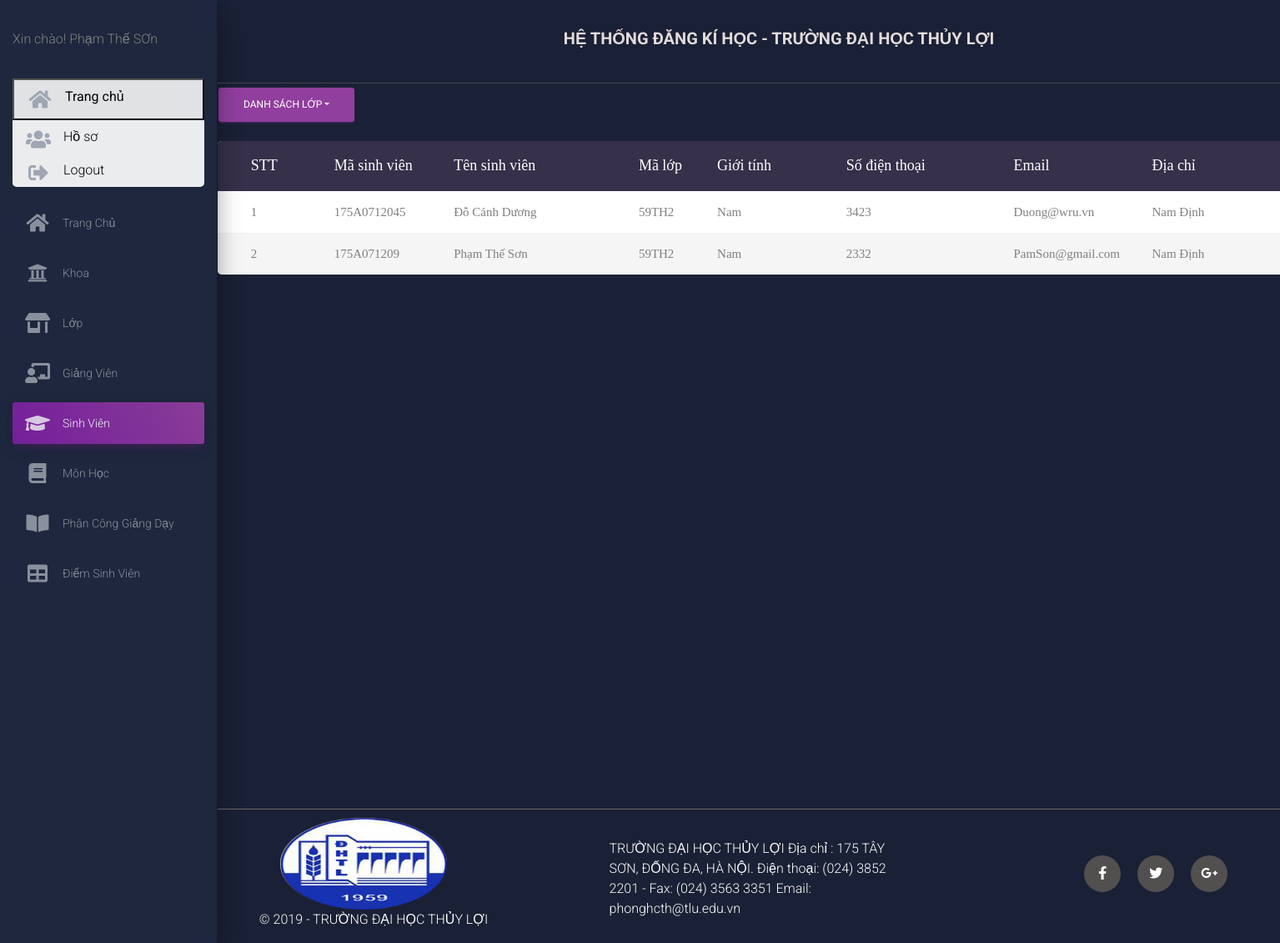
Page /TrangSauDangNhap/SinhVien.php (signed in) on the committed database.
### tables this page shows
CREATE TABLE `sinhvien` (
  `MaSV` varchar(30) NOT NULL COMMENT 'Mã Sinh Viên',
  `TenSV` varchar(50) NOT NULL COMMENT 'Tên Sinh Viên',
  `MaLop` varchar(30) NOT NULL,
  `GioiTinh` varchar(5) NOT NULL COMMENT 'Sex',
  `SĐT` varchar(11) NOT NULL COMMENT 'Số điện thoại',
  `Email` varchar(32) NOT NULL,
  `DiaChi` varchar(50) NOT NULL
);

### TrangSauDangNhap/SinhVien.php (the view, shortened to what this page needs)
<?php
include ('head.php');
include ("leftBody.php");
?>
<div class="sidebar-wrapper">
        <ul class="nav menu">
                    <li class="nav-item   ">
                        <a class="nav-link" href="admin.php">
                        <i class="fas fa-home"></i>
                            <p>Trang chủ</p>
                        </a>
                    </li>
                    <li class="nav-item ">
                        <a class="nav-link" href="Khoa.php">
                        <i class="fas fa-university"></i>
                            <p>Khoa</p>
                        </a>
                    </li>
                    <li class="nav-item ">
                        <a class="nav-link" href="Lop.php">
                        <i class="fas fa-store-alt"></i>
                            <p>Lớp</p>
                        </a>
                    </li>
                    <li class="nav-item ">
                        <a class="nav-link" href="GiangVien.php">
                        <i class="fas fa-chalkboard-teacher"></i>
                            <p>Giảng viên</p>
                        </a>
                    </li>
                    <li class="nav-item active">
                        <a class="nav-link" href="SinhVien.php?class=">
                        <i class="fas fa-graduation-cap"></i>
                            <p>Sinh viên</p>
                        </a>
                    </li>
                    <li class="nav-item ">
                        <a class="nav-link" href="MonHoc.php">
                        <i class="fas fa-book"></i>
                            <p>Môn học</p>
                        </a>
                    </li>
                    <li class="nav-item ">
                        <a class="nav-link" href="ChiTietMH.php">
                        <i class="fas fa-book-open"></i>
                            <p>Phân công giảng dạy</p>
                        </a>
                    </li>
                    <li class="nav-item ">
                        <a class="nav-link" href="DiemSV.php?class=&lopmh=">
                        <i class="fas fa-table"></i>
                            <p>Điểm sinh viên</p>
                        </a>
                    </li>
        </ul>
	  </div>
	  </div>
    </div>
<div class="col-sm-10 page_right">
    <?php
    include ("headerLogin.php");
    ?>
    <main>
    <?php include ("HoSoADMIN.php")?>
    <form class="form-inline md-form form-sm mt-0 search">
        <div class="dropdown">
        <button class="btn btn-primary dropdown-toggle" type="button" id="dropdownMenu1" data-toggle="dropdown"
        aria-haspopup="true" aria-expanded="false">Danh sách lớp</button>
        </div>
    </form>
    <div class="limiter">
		<div class="container-table100">
			<div class="wrap-table100">
				<div class="table100">
					<table>
						<thead>
							<tr class="table100-head">
								<th class="column1">STT</th>
								<th class="column2">Mã sinh viên</th>
								<th class="column3">Tên sinh viên</th>
								<th class="column4">Mã lớp</th>
                                <th class="column5">Giới tính</th>
                                <th class="column6">Số điện thoại</th>
                                <th class="column7">Email</th>
                                <th class="column8">Địa chỉ</th>
							</tr>
						</thead>
						<tbody>
                        <?php
                            $count = 1;
                            $sql1 = "SELECT * FROM sinhvien";
                            if(empty($_GET["class"]))
                            {
                                $result = mysqli_query($connect,$sql1);
                            }
                            if(mysqli_num_rows($result)>0)
                            {
                                while($row = mysqli_fetch_assoc($result))
                                {
                                    ?>
								<tr>
									<td class="column1"><?php echo $count++?></td>
									<td class="column2"><?php echo $row['MaSV']?></td>
									<td class="column3"><?php echo $row['TenSV']?></td>
									<td class="column4"><?php echo $row['MaLop']?></td>
									<td class="column5"><?php echo $row['GioiTinh']?></td>
                                    <td class="column6"><?php echo $row['SĐT']?></td>
                                    <td class="column7"><?php echo $row['Email']?></td>
									<td class="column8"><?php echo $row['DiaChi']?></td>
                                </tr>
                                <?php
                                 }
                             }
                             else
                             {
                                 echo("NO! Value");
                             }
                            ?>
						</tbody>
					</table>
				</div>
			</div>
		</div>
	</div>
    </main>
    <?php
    include ("footerLogin.php");
    ?>
</div>
<?php
include ("foot.php");
?>

### css/conchodan.css (style rules this page uses)
.limiter { width: 100%; margin: 0 auto; }
.container-table100 { width: 100%; min-height: 100vh; justify-content: center; flex-wrap: wrap; padding: 0px; }
.wrap-table100 { width: 1320px; }
table { border-spacing: 1; border-collapse: collapse; background: white; border-radius: 5px; overflow: hidden; width: 100%; margin: 0 auto; position: relative; }
table * { position: relative; }
table td, table th { padding-left: 8px; }
table thead tr { height: 60px; background: #36304a; }
table tbody tr { height: 50px; }
table tbody tr:last-child { border: 0; }
table td, table th { text-align: left; }
.table100-head th { font-family: OpenSans-Regular; font-size: 18px; color: #fff; line-height: 1.2; font-weight: unset; }
tbody tr:nth-child(even) { background-color: #f5f5f5; }
tbody tr { font-family: OpenSans-Regular; font-size: 15px; color: #808080; line-height: 1.2; font-weight: unset; }
.column1 { width: 140px; padding-left: 40px; }
.column2 { width: 150px; }
.column3 { width: 245px; }
.column4 { width: 100px; }
.column5 { width: 170px; }
.column6 { width: 222px; }
.column7 { width: 170px; }
.column8 { width: 222px; padding-right: 62px; }
.fa, .fas { color: rgb(88, 87, 87); }

### css/TK.css (style rules this page uses)
.search { width: 600px; }

### rows in the picture
sinhvien: MaSV "175A0712045", TenSV "Đỗ Cảnh Dương", MaLop "59TH2", GioiTinh "Nam", SĐT "3423", Email "Duong@wru.vn", DiaChi "Nam Định"
sinhvien: MaSV "175A071209", TenSV "Phạm Thế Sơn", MaLop "59TH2", GioiTinh "Nam", SĐT "2332", Email "PamSon@gmail.com", DiaChi "Nam Định"

### other values in the picture
$_SESSION['name'] "Phạm Thế SƠn"
